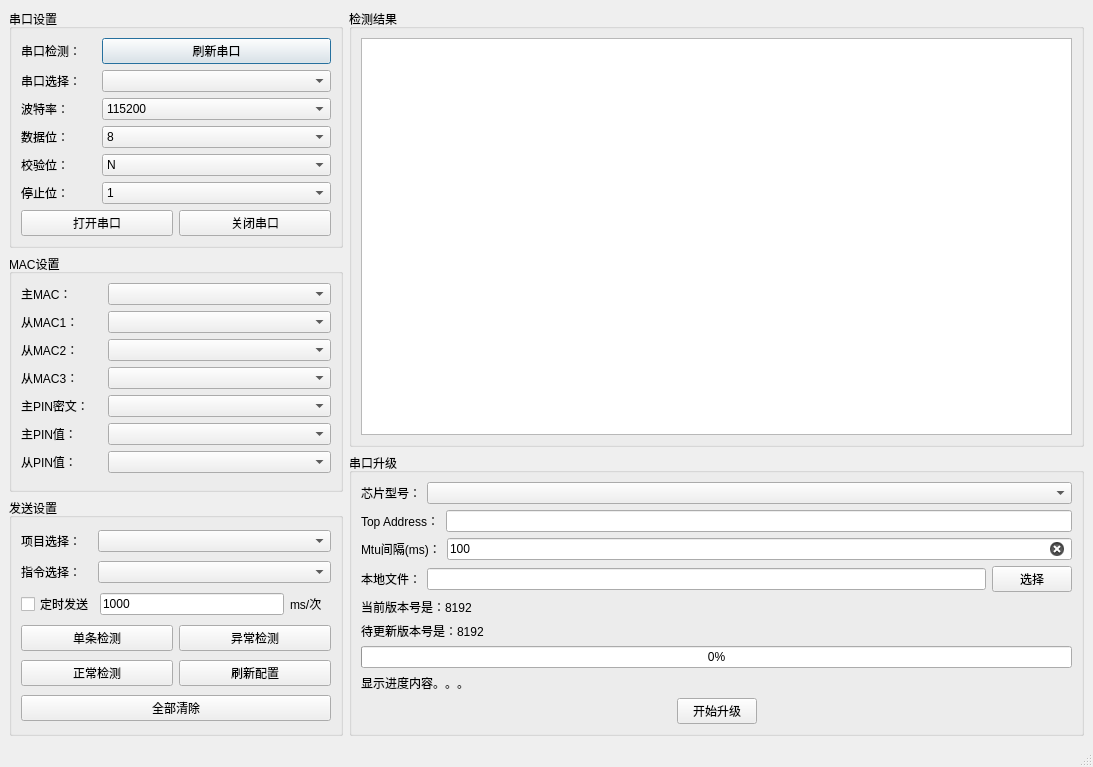
<?xml version="1.0" encoding="UTF-8"?>
<ui version="4.0">
 <class>MainWindow</class>
 <widget class="QMainWindow" name="MainWindow">
  <property name="geometry">
   <rect>
    <x>0</x>
    <y>0</y>
    <width>1093</width>
    <height>767</height>
   </rect>
  </property>
  <property name="windowTitle">
   <string>MainWindow</string>
  </property>
  <property name="windowIcon">
   <iconset>
    <normaloff>icon.ico</normaloff>icon.ico</iconset>
  </property>
  <widget class="QWidget" name="centralwidget">
   <layout class="QGridLayout" name="gridLayout_5">
    <item row="0" column="0">
     <layout class="QGridLayout" name="gridLayout">
      <item row="0" column="0">
       <widget class="QGroupBox" name="groupBox">
        <property name="title">
         <string>串口设置</string>
        </property>
        <layout class="QVBoxLayout" name="verticalLayout_3">
         <item>
          <layout class="QHBoxLayout" name="horizontalLayout_4">
           <item>
            <widget class="QLabel" name="label_13">
             <property name="maximumSize">
              <size>
               <width>75</width>
               <height>16</height>
              </size>
             </property>
             <property name="text">
              <string>串口检测：</string>
             </property>
            </widget>
           </item>
           <item>
            <widget class="QPushButton" name="pushButtonUpdate">
             <property name="text">
              <string>刷新串口</string>
             </property>
             <property name="autoRepeatInterval">
              <number>100</number>
             </property>
             <property name="default">
              <bool>true</bool>
             </property>
            </widget>
           </item>
          </layout>
         </item>
         <item>
          <layout class="QHBoxLayout" name="horizontalLayout_3">
           <item>
            <widget class="QLabel" name="label_4">
             <property name="maximumSize">
              <size>
               <width>75</width>
               <height>16</height>
              </size>
             </property>
             <property name="text">
              <string>串口选择：</string>
             </property>
            </widget>
           </item>
           <item>
            <widget class="QComboBox" name="comboBoxPort"/>
           </item>
          </layout>
         </item>
         <item>
          <layout class="QHBoxLayout" name="horizontalLayout_5">
           <item>
            <widget class="QLabel" name="label_12">
             <property name="maximumSize">
              <size>
               <width>75</width>
               <height>19</height>
              </size>
             </property>
             <property name="text">
              <string>波特率：</string>
             </property>
            </widget>
           </item>
           <item>
            <widget class="QComboBox" name="comboBoxBand">
             <item>
              <property name="text">
               <string>115200</string>
              </property>
             </item>
             <item>
              <property name="text">
               <string>2400</string>
              </property>
             </item>
             <item>
              <property name="text">
               <string>4800</string>
              </property>
             </item>
             <item>
              <property name="text">
               <string>9600</string>
              </property>
             </item>
             <item>
              <property name="text">
               <string>14400</string>
              </property>
             </item>
             <item>
              <property name="text">
               <string>19200</string>
              </property>
             </item>
             <item>
              <property name="text">
               <string>38400</string>
              </property>
             </item>
             <item>
              <property name="text">
               <string>57600</string>
              </property>
             </item>
             <item>
              <property name="text">
               <string>76800</string>
              </property>
             </item>
             <item>
              <property name="text">
               <string>12800</string>
              </property>
             </item>
             <item>
              <property name="text">
               <string>230400</string>
              </property>
             </item>
             <item>
              <property name="text">
               <string>460800</string>
              </property>
             </item>
            </widget>
           </item>
          </layout>
         </item>
         <item>
          <layout class="QHBoxLayout" name="horizontalLayout_2">
           <item>
            <widget class="QLabel" name="label_5">
             <property name="maximumSize">
              <size>
               <width>75</width>
               <height>16</height>
              </size>
             </property>
             <property name="text">
              <string>数据位：</string>
             </property>
            </widget>
           </item>
           <item>
            <widget class="QComboBox" name="DataBit">
             <item>
              <property name="text">
               <string>8</string>
              </property>
             </item>
             <item>
              <property name="text">
               <string>7</string>
              </property>
             </item>
             <item>
              <property name="text">
               <string>6</string>
              </property>
             </item>
             <item>
              <property name="text">
               <string>5</string>
              </property>
             </item>
            </widget>
           </item>
          </layout>
         </item>
         <item>
          <layout class="QHBoxLayout" name="horizontalLayout_6">
           <item>
            <widget class="QLabel" name="label_11">
             <property name="maximumSize">
              <size>
               <width>75</width>
               <height>19</height>
              </size>
             </property>
             <property name="text">
              <string>校验位：</string>
             </property>
            </widget>
           </item>
           <item>
            <widget class="QComboBox" name="Paritybits">
             <item>
              <property name="text">
               <string>N</string>
              </property>
             </item>
             <item>
              <property name="text">
               <string>E</string>
              </property>
             </item>
             <item>
              <property name="text">
               <string>O</string>
              </property>
             </item>
             <item>
              <property name="text">
               <string>M</string>
              </property>
             </item>
             <item>
              <property name="text">
               <string>S</string>
              </property>
             </item>
            </widget>
           </item>
          </layout>
         </item>
         <item>
          <layout class="QHBoxLayout" name="horizontalLayout_7">
           <item>
            <widget class="QLabel" name="label_6">
             <property name="maximumSize">
              <size>
               <width>75</width>
               <height>19</height>
              </size>
             </property>
             <property name="text">
              <string>停止位：</string>
             </property>
            </widget>
           </item>
           <item>
            <widget class="QComboBox" name="stopbits">
             <item>
              <property name="text">
               <string>1</string>
              </property>
             </item>
             <item>
              <property name="text">
               <string>1.5</string>
              </property>
             </item>
             <item>
              <property name="text">
               <string>2</string>
              </property>
             </item>
            </widget>
           </item>
          </layout>
         </item>
         <item>
          <layout class="QHBoxLayout" name="horizontalLayout_8">
           <item>
            <widget class="QPushButton" name="pushButtonOpen">
             <property name="text">
              <string>打开串口</string>
             </property>
             <property name="checkable">
              <bool>true</bool>
             </property>
            </widget>
           </item>
           <item>
            <widget class="QPushButton" name="pushButtonClose">
             <property name="text">
              <string>关闭串口</string>
             </property>
            </widget>
           </item>
          </layout>
         </item>
        </layout>
       </widget>
      </item>
      <item row="1" column="0">
       <widget class="QGroupBox" name="groupBox_2">
        <property name="title">
         <string>MAC设置</string>
        </property>
        <layout class="QVBoxLayout" name="verticalLayout_2">
         <item>
          <layout class="QHBoxLayout" name="horizontalLayout_9">
           <item>
            <widget class="QLabel" name="label_18">
             <property name="maximumSize">
              <size>
               <width>81</width>
               <height>16</height>
              </size>
             </property>
             <property name="text">
              <string>主MAC：    </string>
             </property>
            </widget>
           </item>
           <item>
            <widget class="QComboBox" name="masterMac"/>
           </item>
          </layout>
         </item>
         <item>
          <layout class="QHBoxLayout" name="horizontalLayout_10">
           <item>
            <widget class="QLabel" name="label_24">
             <property name="maximumSize">
              <size>
               <width>81</width>
               <height>16</height>
              </size>
             </property>
             <property name="text">
              <string>从MAC1：    </string>
             </property>
            </widget>
           </item>
           <item>
            <widget class="QComboBox" name="slaveMac"/>
           </item>
          </layout>
         </item>
         <item>
          <layout class="QHBoxLayout" name="horizontalLayout_11">
           <item>
            <widget class="QLabel" name="label_21">
             <property name="maximumSize">
              <size>
               <width>81</width>
               <height>16</height>
              </size>
             </property>
             <property name="text">
              <string>从MAC2：   </string>
             </property>
            </widget>
           </item>
           <item>
            <widget class="QComboBox" name="slaveMac_2"/>
           </item>
          </layout>
         </item>
         <item>
          <layout class="QHBoxLayout" name="horizontalLayout_12">
           <item>
            <widget class="QLabel" name="label_20">
             <property name="maximumSize">
              <size>
               <width>81</width>
               <height>16</height>
              </size>
             </property>
             <property name="text">
              <string>从MAC3：   </string>
             </property>
            </widget>
           </item>
           <item>
            <widget class="QComboBox" name="slaveMac_3"/>
           </item>
          </layout>
         </item>
         <item>
          <layout class="QHBoxLayout" name="horizontalLayout_13">
           <item>
            <widget class="QLabel" name="label_17">
             <property name="maximumSize">
              <size>
               <width>81</width>
               <height>16</height>
              </size>
             </property>
             <property name="text">
              <string>主PIN密文：</string>
             </property>
            </widget>
           </item>
           <item>
            <widget class="QComboBox" name="masterPin_pw"/>
           </item>
          </layout>
         </item>
         <item>
          <layout class="QHBoxLayout" name="horizontalLayout_14">
           <item>
            <widget class="QLabel" name="label_19">
             <property name="maximumSize">
              <size>
               <width>81</width>
               <height>16</height>
              </size>
             </property>
             <property name="text">
              <string>主PIN值：  </string>
             </property>
            </widget>
           </item>
           <item>
            <widget class="QComboBox" name="masterPin"/>
           </item>
          </layout>
         </item>
         <item>
          <layout class="QHBoxLayout" name="horizontalLayout_15">
           <item>
            <widget class="QLabel" name="label_22">
             <property name="maximumSize">
              <size>
               <width>81</width>
               <height>16</height>
              </size>
             </property>
             <property name="text">
              <string>从PIN值：  </string>
             </property>
            </widget>
           </item>
           <item>
            <widget class="QComboBox" name="slavePin"/>
           </item>
          </layout>
         </item>
        </layout>
       </widget>
      </item>
      <item row="2" column="0">
       <widget class="QGroupBox" name="groupBox_3">
        <property name="title">
         <string>发送设置</string>
        </property>
        <layout class="QGridLayout" name="gridLayout_6">
         <item row="0" column="0">
          <layout class="QHBoxLayout" name="horizontalLayout_23">
           <item>
            <widget class="QLabel" name="label_2">
             <property name="maximumSize">
              <size>
               <width>71</width>
               <height>16</height>
              </size>
             </property>
             <property name="text">
              <string>项目选择：</string>
             </property>
            </widget>
           </item>
           <item>
            <widget class="QComboBox" name="comboBoxProject"/>
           </item>
          </layout>
         </item>
         <item row="3" column="0">
          <layout class="QHBoxLayout" name="horizontalLayout_18">
           <item>
            <widget class="QPushButton" name="singleButtonSend">
             <property name="text">
              <string>单条检测</string>
             </property>
            </widget>
           </item>
           <item>
            <widget class="QPushButton" name="eButtonSend">
             <property name="text">
              <string>异常检测</string>
             </property>
            </widget>
           </item>
          </layout>
         </item>
         <item row="1" column="0">
          <layout class="QHBoxLayout" name="horizontalLayout_19">
           <item>
            <widget class="QLabel" name="label">
             <property name="maximumSize">
              <size>
               <width>71</width>
               <height>16</height>
              </size>
             </property>
             <property name="text">
              <string>指令选择：</string>
             </property>
            </widget>
           </item>
           <item>
            <widget class="QComboBox" name="comboBoxCommand"/>
           </item>
          </layout>
         </item>
         <item row="2" column="0">
          <layout class="QGridLayout" name="gridLayout_3">
           <item row="0" column="0">
            <widget class="QCheckBox" name="checkBoxTxPeriodEnable">
             <property name="maximumSize">
              <size>
               <width>101</width>
               <height>41</height>
              </size>
             </property>
             <property name="text">
              <string>定时发送</string>
             </property>
            </widget>
           </item>
           <item row="0" column="1">
            <widget class="QLineEdit" name="lineEditPeriodMs">
             <property name="text">
              <string>1000</string>
             </property>
            </widget>
           </item>
           <item row="0" column="2">
            <widget class="QLabel" name="dw">
             <property name="minimumSize">
              <size>
               <width>41</width>
               <height>16</height>
              </size>
             </property>
             <property name="text">
              <string>ms/次</string>
             </property>
            </widget>
           </item>
          </layout>
         </item>
         <item row="4" column="0">
          <layout class="QHBoxLayout" name="horizontalLayout">
           <item>
            <widget class="QPushButton" name="pushButtonSend">
             <property name="text">
              <string>正常检测</string>
             </property>
            </widget>
           </item>
           <item>
            <widget class="QPushButton" name="pushButtonUpdateini">
             <property name="text">
              <string>刷新配置</string>
             </property>
            </widget>
           </item>
          </layout>
         </item>
         <item row="5" column="0">
          <widget class="QPushButton" name="pushButtonClear">
           <property name="text">
            <string>全部清除</string>
           </property>
          </widget>
         </item>
        </layout>
       </widget>
      </item>
     </layout>
    </item>
    <item row="0" column="1">
     <layout class="QGridLayout" name="gridLayout_8">
      <item row="0" column="0">
       <widget class="QGroupBox" name="verticalGroupBox">
        <property name="title">
         <string>检测结果</string>
        </property>
        <layout class="QGridLayout" name="gridLayout_4">
         <item row="0" column="0">
          <widget class="QTextBrowser" name="textBrowserReceive">
           <property name="readOnly">
            <bool>true</bool>
           </property>
           <property name="textInteractionFlags">
            <set>Qt::TextSelectableByMouse</set>
           </property>
          </widget>
         </item>
        </layout>
       </widget>
      </item>
      <item row="1" column="0">
       <widget class="QGroupBox" name="verticalGroupBox_2">
        <property name="title">
         <string>串口升级</string>
        </property>
        <layout class="QGridLayout" name="gridLayout_2">
         <item row="0" column="0">
          <layout class="QHBoxLayout" name="horizontalLayout_20" stretch="0,1">
           <item>
            <widget class="QLabel" name="label_7">
             <property name="text">
              <string>芯片型号：</string>
             </property>
             <property name="buddy">
              <cstring>comboBoxBand</cstring>
             </property>
            </widget>
           </item>
           <item>
            <widget class="QComboBox" name="comboBoxChips">
             <property name="currentText">
              <string/>
             </property>
             <property name="currentIndex">
              <number>-1</number>
             </property>
            </widget>
           </item>
          </layout>
         </item>
         <item row="1" column="0">
          <layout class="QHBoxLayout" name="horizontalLayout_21">
           <item>
            <widget class="QLabel" name="label_TopAddress">
             <property name="maximumSize">
              <size>
               <width>98</width>
               <height>28</height>
              </size>
             </property>
             <property name="text">
              <string>Top Address：</string>
             </property>
            </widget>
           </item>
           <item>
            <widget class="QLineEdit" name="lineEdit_TopAddress">
             <property name="echoMode">
              <enum>QLineEdit::Normal</enum>
             </property>
             <property name="clearButtonEnabled">
              <bool>true</bool>
             </property>
            </widget>
           </item>
          </layout>
         </item>
         <item row="2" column="0">
          <layout class="QHBoxLayout" name="horizontalLayout_22">
           <item>
            <widget class="QLabel" name="label_MTU">
             <property name="maximumSize">
              <size>
               <width>98</width>
               <height>28</height>
              </size>
             </property>
             <property name="text">
              <string>Mtu间隔(ms)：</string>
             </property>
            </widget>
           </item>
           <item>
            <widget class="QLineEdit" name="lineEdit_MTU">
             <property name="text">
              <string>100</string>
             </property>
             <property name="echoMode">
              <enum>QLineEdit::Normal</enum>
             </property>
             <property name="clearButtonEnabled">
              <bool>true</bool>
             </property>
            </widget>
           </item>
          </layout>
         </item>
         <item row="3" column="0">
          <layout class="QVBoxLayout" name="verticalLayout">
           <item>
            <layout class="QHBoxLayout" name="horizontalLayout_16">
             <item>
              <widget class="QLabel" name="label_9">
               <property name="maximumSize">
                <size>
                 <width>98</width>
                 <height>28</height>
                </size>
               </property>
               <property name="text">
                <string>本地文件：</string>
               </property>
              </widget>
             </item>
             <item>
              <widget class="QLineEdit" name="lineEditZipPath">
               <property name="echoMode">
                <enum>QLineEdit::Normal</enum>
               </property>
               <property name="clearButtonEnabled">
                <bool>true</bool>
               </property>
              </widget>
             </item>
             <item>
              <widget class="QPushButton" name="pushButtonSelect">
               <property name="maximumSize">
                <size>
                 <width>93</width>
                 <height>28</height>
                </size>
               </property>
               <property name="text">
                <string>选择</string>
               </property>
              </widget>
             </item>
            </layout>
           </item>
           <item>
            <widget class="QLabel" name="label_Local">
             <property name="maximumSize">
              <size>
               <width>942</width>
               <height>36</height>
              </size>
             </property>
             <property name="text">
              <string>当前版本号是：8192</string>
             </property>
            </widget>
           </item>
           <item>
            <widget class="QLabel" name="label_Latest">
             <property name="maximumSize">
              <size>
               <width>942</width>
               <height>36</height>
              </size>
             </property>
             <property name="text">
              <string>待更新版本号是：8192</string>
             </property>
            </widget>
           </item>
          </layout>
         </item>
         <item row="4" column="0">
          <widget class="QProgressBar" name="progressBar_ota">
           <property name="value">
            <number>0</number>
           </property>
          </widget>
         </item>
         <item row="5" column="0">
          <widget class="QLabel" name="label_progress">
           <property name="maximumSize">
            <size>
             <width>942</width>
             <height>36</height>
            </size>
           </property>
           <property name="text">
            <string>显示进度内容。。。</string>
           </property>
          </widget>
         </item>
         <item row="6" column="0">
          <layout class="QHBoxLayout" name="horizontalLayout_17">
           <item>
            <spacer name="horizontalSpacer_3">
             <property name="orientation">
              <enum>Qt::Horizontal</enum>
             </property>
             <property name="sizeHint" stdset="0">
              <size>
               <width>316</width>
               <height>20</height>
              </size>
             </property>
            </spacer>
           </item>
           <item>
            <widget class="QPushButton" name="pushButtonOTA">
             <property name="text">
              <string>开始升级</string>
             </property>
            </widget>
           </item>
           <item>
            <spacer name="horizontalSpacer_4">
             <property name="orientation">
              <enum>Qt::Horizontal</enum>
             </property>
             <property name="sizeHint" stdset="0">
              <size>
               <width>315</width>
               <height>20</height>
              </size>
             </property>
            </spacer>
           </item>
          </layout>
         </item>
        </layout>
       </widget>
      </item>
     </layout>
    </item>
   </layout>
  </widget>
  <widget class="QMenuBar" name="menubar">
   <property name="geometry">
    <rect>
     <x>0</x>
     <y>0</y>
     <width>1093</width>
     <height>26</height>
    </rect>
   </property>
  </widget>
  <widget class="QStatusBar" name="statusbar"/>
 </widget>
 <resources/>
 <connections/>
</ui>
